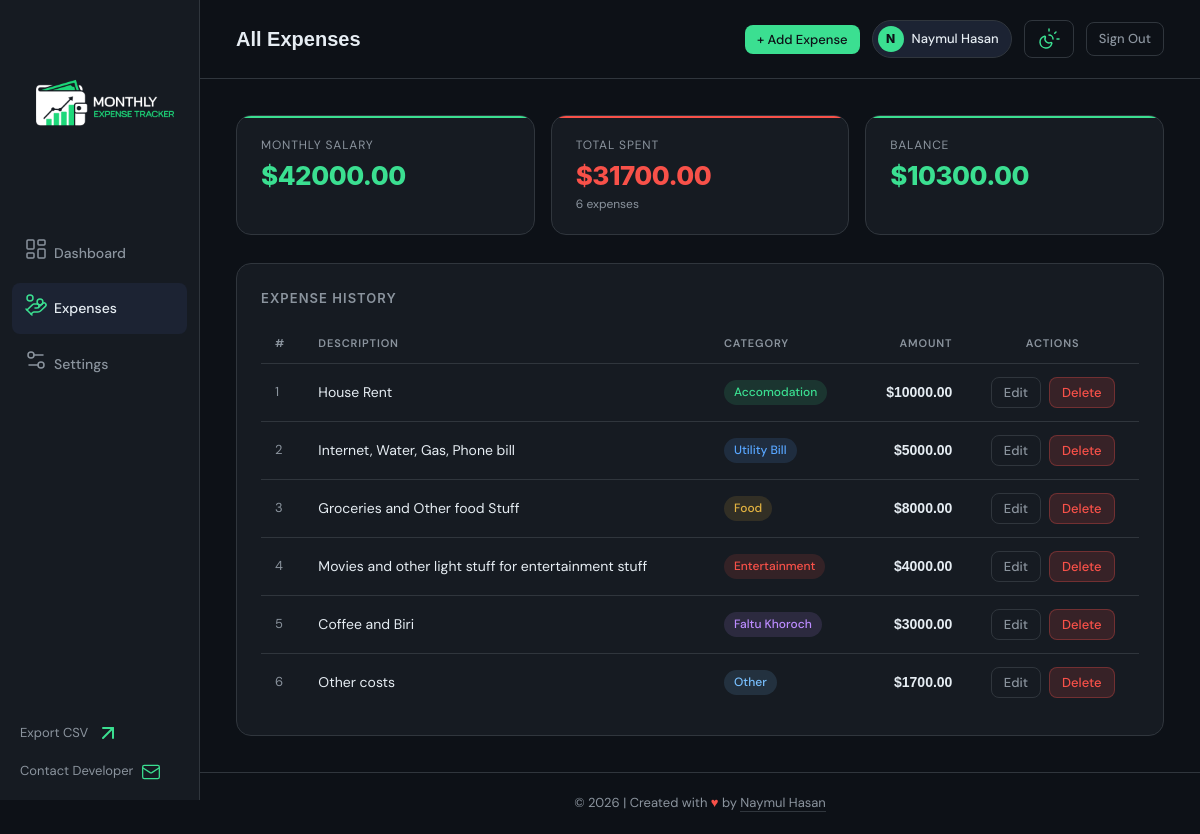
/expenses (signed in), run on the app's committed database.
### app/models.py (models this page shows, shortened)
class User(UserMixin, db.Model):
    __tablename__ = 'users'
    id            = db.Column(db.Integer, primary_key=True)
    username      = db.Column(db.String(80), unique=True, nullable=False)
    email         = db.Column(db.String(150), unique=True, nullable=False)
    password_hash = db.Column(db.String(255), nullable=False)
    settings = db.relationship('UserSettings', backref='user', uselist=False,
                                cascade='all, delete-orphan')
    expenses = db.relationship('Expense', backref='user',
                                cascade='all, delete-orphan', lazy='dynamic')

class UserSettings(db.Model):
    __tablename__ = 'user_settings'
    id      = db.Column(db.Integer, primary_key=True)
    user_id = db.Column(db.Integer, db.ForeignKey('users.id'), unique=True, nullable=False)
    salary  = db.Column(db.Float, nullable=False, default=0.0)

class Expense(db.Model):
    __tablename__ = 'expenses'
    id          = db.Column(db.Integer, primary_key=True)
    user_id     = db.Column(db.Integer, db.ForeignKey('users.id'), nullable=False)
    description = db.Column(db.String(255), nullable=False)
    category    = db.Column(db.String(100), nullable=False, default='Uncategorized')
    amount      = db.Column(db.Float, nullable=False)
    created_at  = db.Column(db.DateTime, default=datetime.utcnow)
    def to_dict(self) -> dict:
        return {
            'id':          self.id,
            'description': self.description,
            'category':    self.category,
            'amount':      self.amount,
        }

### app/routes.py (the view)
@main.route('/expenses')
@login_required
def expenses():
    data           = load_data(current_user.id)
    balance        = calculate_balance(data['salary'], data['expenses'])
    total_expenses = sum(e['amount'] for e in data['expenses'])
    return render_template('expenses.html', data=data, balance=balance,
                           total_expenses=total_expenses)

### app/data.py (called while the page is built)
def _get_or_create_settings(user_id: int) -> UserSettings:
    settings = UserSettings.query.filter_by(user_id=user_id).first()
    if not settings:
        settings = UserSettings(user_id=user_id, salary=0.0)
        db.session.add(settings)
        db.session.commit()
    return settings

def load_data(user_id: int) -> dict:
    settings = _get_or_create_settings(user_id)
    expenses = (
        Expense.query
        .filter_by(user_id=user_id)
        .order_by(Expense.created_at.asc())
        .all()
    )
    return {
        'salary':   settings.salary,
        'expenses': [e.to_dict() for e in expenses]
    }

def calculate_balance(salary: float, expenses: list) -> float:
    return salary - sum(e['amount'] for e in expenses)

### app/templates/expenses.html (shortened to what this page needs)
{% extends 'base.html' %}
{% block page_title %}All Expenses{% endblock %}
{% block topbar_actions %}
  <button class="btn btn-primary btn-sm" onclick="openModal('addExpenseModal')">+ Add Expense</button>
{% endblock %}
{% block content %}
<div class="stat-grid" style="grid-template-columns: repeat(3,1fr);">
  <div class="stat-card green">
    <div class="stat-label">Monthly Salary</div>
    <div class="stat-value green">${{ "%.2f"|format(data.salary) }}</div>
  </div>
  <div class="stat-card red">
    <div class="stat-label">Total Spent</div>
    <div class="stat-value red">${{ "%.2f"|format(total_expenses) }}</div>
    <div class="stat-sub">{{ data.expenses|length }} expense{{ 's' if data.expenses|length != 1 }}</div>
  </div>
  <div class="stat-card {{ 'green' if balance >= 0 else 'red' }}">
    <div class="stat-label">Balance</div>
    <div class="stat-value {{ 'green' if balance >= 0 else 'red' }}">${{ "%.2f"|format(balance) }}</div>
  </div>
</div>
<div class="card">
  <div class="card-title">Expense History</div>
  {% if data.expenses %}
  <div class="table-wrap">
    <table>
      <thead>
        <tr>
          <th>#</th>
          <th>Description</th>
          <th>Category</th>
          <th style="text-align:right;">Amount</th>
          <th style="text-align:center;">Actions</th>
        </tr>
      </thead>
      <tbody>
        {% set colors = ['#3bdf91','#58a6ff','#e3b341','#f85149','#bc8cff','#79c0ff'] %}
        {% set all_cats = data.expenses|map(attribute='category')|unique|list %}
        {% for expense in data.expenses %}
          {% set cat_idx = all_cats.index(expense.category) if expense.category in all_cats else 0 %}
          {% set color = colors[cat_idx % colors|length] %}
          <tr>
            <td class="text-muted text-sm">{{ loop.index }}</td>
            <td>{{ expense.description }}</td>
            <td>
              <span class="badge" style="background: {{ color }}22; color: {{ color }};">
                {{ expense.category }}
              </span>
            </td>
            <td style="text-align:right; font-family:'Syne',sans-serif; font-weight:700;">
              ${{ "%.2f"|format(expense.amount) }}
            </td>
            <td style="text-align:center;">
              <div style="display:flex; gap:8px; justify-content:center;">
                <button class="btn btn-ghost btn-sm"
                  onclick="openEditModal({{ loop.index0 }}, '{{ expense.description|replace("'", "\\'") }}', '{{ expense.category|replace("'", "\\'") }}', {{ expense.amount }})">
                  Edit
                </button>
                <form method="POST" action="{{ url_for('main.delete_expense', index=loop.index0) }}"
                  onsubmit="return confirm('Delete this expense?')">
                  <button type="submit" class="btn btn-danger btn-sm">Delete</button>
                </form>
              </div>
            </td>
          </tr>
        {% endfor %}
      </tbody>
    </table>
  </div>
  {% endif %}
</div>
{% endblock %}

### app/templates/base.html (shortened to what this page needs)
<!DOCTYPE html>
<html lang="en">
<head>
  <link rel="stylesheet" href="{{ url_for('static', filename='css/main.css') }}" />
</head>
<body>
<div class="layout">
  <aside class="sidebar">
    <div class="sidebar-brand">
      <img
      src="{{ url_for('static', filename='Assets/logo.png') }}"
      alt="Monthly Expense Tracker Logo"
      style="width: 200px; height: 200px; object-fit: contain;"
    />
    </div>
    <nav class="sidebar-nav">
      <a href="{{ url_for('main.dashboard') }}" class="{{ 'active' if request.endpoint == 'main.dashboard' }}">
        <span class="nav-icon"></span> Dashboard
      </a>
      <a href="{{ url_for('main.expenses') }}" class="{{ 'active' if request.endpoint == 'main.expenses' }}">
        <span class="nav-icon"></span> Expenses
      </a>
      <a href="{{ url_for('main.settings') }}" class="{{ 'active' if request.endpoint == 'main.settings' }}">
        <span class="nav-icon"></span> Settings
      </a>
    </nav>
    <div class="sidebar-footer">
      <a href="{{ url_for('main.export_csv') }}">
        Export CSV <svg xmlns="http://www.w3.org/2000/svg" width="24" height="24" viewBox="0 0 24 24" fill="none" stroke="#3bdf91" stroke-width="2" stroke-linecap="round" stroke-linejoin="round" class="lucide lucide-arrow-up-right-icon lucide-arrow-up-right"><path d="M7 7h10v10"/><path d="M7 17 17 7"/></svg>
      </a>
      <a href="{{ url_for('main.contact') }}" class="{{ 'active' if request.endpoint == 'main.contact' }}">
        Contact Developer
      </a>
    </div>
  </aside>
  <div class="main">
    <header class="topbar">
      <div class="topbar-title">{% block page_title %}{% endblock %}</div>
      <div class="topbar-actions">
        {% block topbar_actions %}{% endblock %}
        {% if current_user.is_authenticated %}
        <div class="topbar-user">
          <div class="user-avatar">{{ current_user.username[0].upper() }}</div>
          <span class="user-name">{{ current_user.username }}</span>
        </div>
        <button id="themeToggle" class="btn btn-ghost btn-sm" onclick="toggleTheme()">
        </button>
        <a href="{{ url_for('auth.logout') }}" class="btn btn-ghost btn-sm">Sign Out</a>
        {% endif %}
      </div>
    </header>
    <div class="page-content">
      {% block content %}{% endblock %}
    </div>
    <footer class="app-footer">
      <p>© <span id="footerYear"></span> | Created with <span class="footer-heart">♥</span> by <a href="https://www.linkedin.com/in/naymulhasan143/" target="_blank" class="footer-link">Naymul Hasan</a></p>
    </footer>
  </div>
</div>
</body>
</html>

### data on the page
User: username "N", username "Naymul Hasan"
UserSettings: salary "42000.00"
Expense: description "House Rent", category "Accomodation", amount "10000.00"
Expense: description "Internet, Water, Gas, Phone bill", category "Utility Bill", amount "5000.00"
Expense: description "Groceries and Other food Stuff", category "Food", amount "8000.00"
Expense: description "Movies and other light stuff for entertainment stuff", category "Entertainment", amount "4000.00"
Expense: description "Coffee and Biri", category "Faltu Khoroch", amount "3000.00"
Expense: description "Other costs", category "Other", amount "1700.00"

### other printed values
{{ "%.2f"|format(total_expenses) }} "31700.00"
{{ data.expenses|length }} "6"
{{ 's' if data.expenses|length != 1 }} "s"
{{ "%.2f"|format(balance) }} "10300.00"
